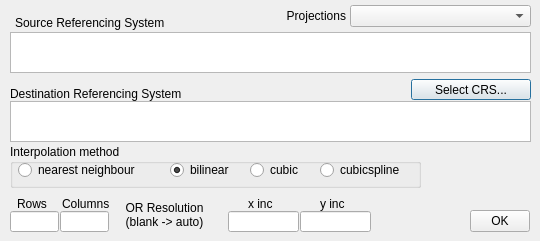
<?xml version="1.0" encoding="UTF-8"?>
<ui version="4.0">
 <class>ProjectDialog</class>
 <widget class="QDialog" name="ProjectDialog">
  <property name="geometry">
   <rect>
    <x>0</x>
    <y>0</y>
    <width>540</width>
    <height>241</height>
   </rect>
  </property>
  <property name="minimumSize">
   <size>
    <width>540</width>
    <height>241</height>
   </size>
  </property>
  <property name="maximumSize">
   <size>
    <width>540</width>
    <height>241</height>
   </size>
  </property>
  <property name="windowTitle">
   <string>Project</string>
  </property>
  <widget class="QLabel" name="lb_proj">
   <property name="geometry">
    <rect>
     <x>270</x>
     <y>8</y>
     <width>76</width>
     <height>15</height>
    </rect>
   </property>
   <property name="text">
    <string>Projections</string>
   </property>
   <property name="alignment">
    <set>Qt::AlignmentFlag::AlignRight|Qt::AlignmentFlag::AlignTrailing|Qt::AlignmentFlag::AlignVCenter</set>
   </property>
  </widget>
  <widget class="QComboBox" name="combo_proj">
   <property name="geometry">
    <rect>
     <x>350</x>
     <y>5</y>
     <width>181</width>
     <height>22</height>
    </rect>
   </property>
   <property name="toolTip">
    <string>&lt;html&gt;Pick a projection to fill the Destination box with its PROJ4&lt;br&gt;string. Edit it freely afterwards.&lt;/html&gt;</string>
   </property>
  </widget>
  <widget class="QLabel" name="lb_source">
   <property name="geometry">
    <rect>
     <x>15</x>
     <y>15</y>
     <width>170</width>
     <height>16</height>
    </rect>
   </property>
   <property name="text">
    <string>Source Referencing System</string>
   </property>
  </widget>
  <widget class="QPlainTextEdit" name="edit_source">
   <property name="geometry">
    <rect>
     <x>10</x>
     <y>32</y>
     <width>521</width>
     <height>41</height>
    </rect>
   </property>
   <property name="toolTip">
    <string>&lt;html&gt;PROJ4 (or WKT / EPSG:nnnn) describing the source coordinate&lt;br&gt;system. Blank defaults to geogs.&lt;/html&gt;</string>
   </property>
  </widget>
  <widget class="QLabel" name="lb_target">
   <property name="geometry">
    <rect>
     <x>10</x>
     <y>85</y>
     <width>200</width>
     <height>18</height>
    </rect>
   </property>
   <property name="text">
    <string>Destination Referencing System</string>
   </property>
  </widget>
  <widget class="QPlainTextEdit" name="edit_target">
   <property name="geometry">
    <rect>
     <x>10</x>
     <y>101</y>
     <width>521</width>
     <height>41</height>
    </rect>
   </property>
   <property name="toolTip">
    <string>&lt;html&gt;PROJ4 (or WKT / EPSG:nnnn) with the target coordinate system.&lt;br&gt;Blank defaults to geogs.&lt;/html&gt;</string>
   </property>
  </widget>
  <widget class="QGroupBox" name="gb_interp">
   <property name="geometry">
    <rect>
     <x>10</x>
     <y>144</y>
     <width>411</width>
     <height>44</height>
    </rect>
   </property>
   <property name="title">
    <string>Interpolation method</string>
   </property>
   <widget class="QRadioButton" name="rb_near">
    <property name="geometry">
     <rect>
      <x>8</x>
      <y>17</y>
      <width>131</width>
      <height>18</height>
     </rect>
    </property>
    <property name="toolTip">
     <string>nearest neighbour resampling (fastest algorithm, worst interpolation quality)</string>
    </property>
    <property name="text">
     <string>nearest neighbour</string>
    </property>
    <attribute name="buttonGroup">
     <string notr="true">bg_interp</string>
    </attribute>
   </widget>
   <widget class="QRadioButton" name="rb_bilinear">
    <property name="geometry">
     <rect>
      <x>160</x>
      <y>17</y>
      <width>71</width>
      <height>18</height>
     </rect>
    </property>
    <property name="toolTip">
     <string>bilinear resampling</string>
    </property>
    <property name="text">
     <string>bilinear</string>
    </property>
    <property name="checked">
     <bool>true</bool>
    </property>
    <attribute name="buttonGroup">
     <string notr="true">bg_interp</string>
    </attribute>
   </widget>
   <widget class="QRadioButton" name="rb_cubic">
    <property name="geometry">
     <rect>
      <x>240</x>
      <y>17</y>
      <width>52</width>
      <height>18</height>
     </rect>
    </property>
    <property name="toolTip">
     <string>cubic resampling</string>
    </property>
    <property name="text">
     <string>cubic</string>
    </property>
    <attribute name="buttonGroup">
     <string notr="true">bg_interp</string>
    </attribute>
   </widget>
   <widget class="QRadioButton" name="rb_cubicspline">
    <property name="geometry">
     <rect>
      <x>310</x>
      <y>17</y>
      <width>91</width>
      <height>18</height>
     </rect>
    </property>
    <property name="toolTip">
     <string>cubic spline resampling</string>
    </property>
    <property name="text">
     <string>cubicspline</string>
    </property>
    <attribute name="buttonGroup">
     <string notr="true">bg_interp</string>
    </attribute>
   </widget>
  </widget>
  <widget class="QLabel" name="lb_rows">
   <property name="geometry">
    <rect>
     <x>17</x>
     <y>196</y>
     <width>40</width>
     <height>15</height>
    </rect>
   </property>
   <property name="text">
    <string>Rows</string>
   </property>
  </widget>
  <widget class="QLineEdit" name="edit_nRows">
   <property name="geometry">
    <rect>
     <x>10</x>
     <y>211</y>
     <width>49</width>
     <height>21</height>
    </rect>
   </property>
   <property name="toolTip">
    <string>Number of rows of the output. Leave blank for automatic guess.</string>
   </property>
  </widget>
  <widget class="QLabel" name="lb_cols">
   <property name="geometry">
    <rect>
     <x>62</x>
     <y>196</y>
     <width>52</width>
     <height>15</height>
    </rect>
   </property>
   <property name="text">
    <string>Columns</string>
   </property>
  </widget>
  <widget class="QLineEdit" name="edit_nCols">
   <property name="geometry">
    <rect>
     <x>60</x>
     <y>211</y>
     <width>49</width>
     <height>21</height>
    </rect>
   </property>
   <property name="toolTip">
    <string>Number of columns of the output. Leave blank for automatic guess.</string>
   </property>
  </widget>
  <widget class="QLabel" name="lb_or">
   <property name="geometry">
    <rect>
     <x>120</x>
     <y>198</y>
     <width>89</width>
     <height>34</height>
    </rect>
   </property>
   <property name="text">
    <string>OR Resolution
(blank -&gt; auto)</string>
   </property>
   <property name="alignment">
    <set>Qt::AlignmentFlag::AlignCenter</set>
   </property>
  </widget>
  <widget class="QLabel" name="lb_xinc">
   <property name="geometry">
    <rect>
     <x>248</x>
     <y>196</y>
     <width>35</width>
     <height>15</height>
    </rect>
   </property>
   <property name="text">
    <string>x inc</string>
   </property>
  </widget>
  <widget class="QLineEdit" name="edit_xInc">
   <property name="geometry">
    <rect>
     <x>228</x>
     <y>211</y>
     <width>71</width>
     <height>21</height>
    </rect>
   </property>
   <property name="toolTip">
    <string>X resolution of the output, in TARGET units. Leave blank for automatic guess.</string>
   </property>
  </widget>
  <widget class="QLabel" name="lb_yinc">
   <property name="geometry">
    <rect>
     <x>320</x>
     <y>196</y>
     <width>35</width>
     <height>15</height>
    </rect>
   </property>
   <property name="text">
    <string>y inc</string>
   </property>
  </widget>
  <widget class="QLineEdit" name="edit_yInc">
   <property name="geometry">
    <rect>
     <x>300</x>
     <y>211</y>
     <width>71</width>
     <height>21</height>
    </rect>
   </property>
   <property name="toolTip">
    <string>Y resolution of the output, in TARGET units. Leave blank for automatic guess.</string>
   </property>
  </widget>
  <widget class="QPushButton" name="push_crs">
   <property name="geometry">
    <rect>
     <x>411</x>
     <y>79</y>
     <width>120</width>
     <height>21</height>
    </rect>
   </property>
   <property name="toolTip">
    <string>&lt;html&gt;Choose the destination among every coordinate reference system&lt;br&gt;PROJ knows (EPSG, ESRI, IAU, IGNF, OGC, ...)&lt;/html&gt;</string>
   </property>
   <property name="text">
    <string>Select CRS...</string>
   </property>
  </widget>
  <widget class="QPushButton" name="push_ok">
   <property name="geometry">
    <rect>
     <x>470</x>
     <y>210</y>
     <width>60</width>
     <height>22</height>
    </rect>
   </property>
   <property name="text">
    <string>OK</string>
   </property>
  </widget>
 </widget>
 <resources/>
 <connections/>
 <buttongroups>
  <buttongroup name="bg_interp"/>
 </buttongroups>
</ui>
